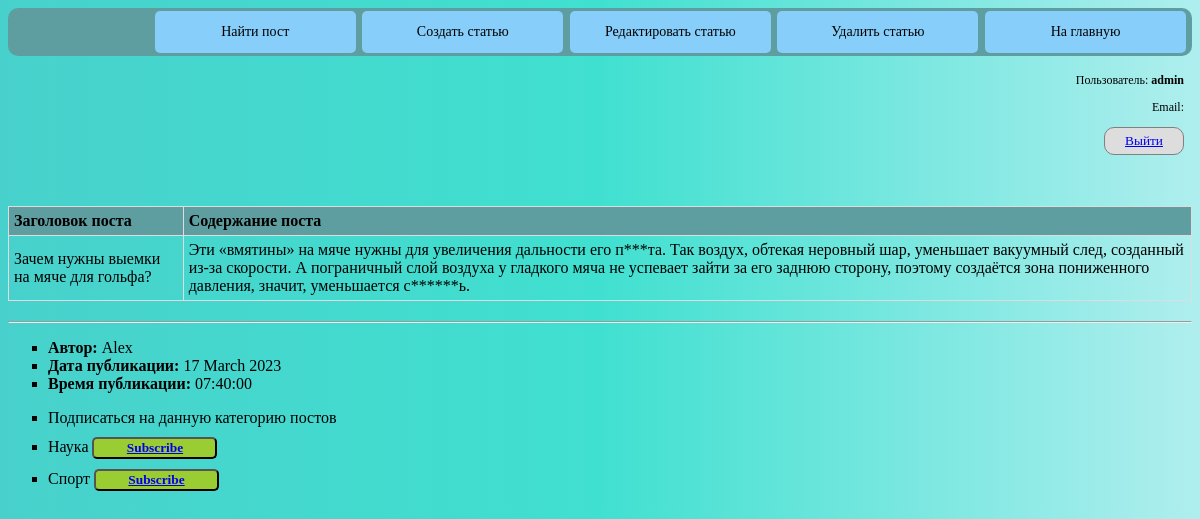
Screenshot of /news/1/ (signed in) with the database file from the repository.
### news_portal/models.py (models this page shows, shortened)
class Post(models.Model):
    article = 'ar'
    news = 'nw'
    SELECT = [
        (article, 'Статья'),
        (news, 'Новость')
    ]
    type_post = models.CharField(max_length=2, choices=SELECT)
    time_post = models.DateTimeField(auto_now_add=True)
    title = models.CharField(max_length=255, default='Заголовок', unique=True)
    text_post = models.TextField(default='текст статьи, новости')
    rating_post = models.IntegerField(default=0)
    author = models.ForeignKey(Author, on_delete=models.CASCADE)
    category = models.ManyToManyField('Category', through='PostCategory')

class Author(models.Model):
    rating_autor = models.IntegerField(default=0)
    user = models.OneToOneField(User, on_delete=models.CASCADE)
    def __str__(self):
        return f'{self.user}'

class Category(models.Model):
    name_category = models.CharField(max_length=255, unique=True)
    def __str__(self):
        return f'{self.name_category}'

### news_portal/views.py (the view)
# urls.py: path('<int:pk>/', PostDetail.as_view(), name='detail'),
class PostDetail(DetailView):
    model = Post
    template_name = 'post.html'
    context_object_name = 'post'
    def get_context_data(self, *, object_list=None, **kwargs):
        context = super().get_context_data(**kwargs)
        if not self.request.user.is_staff:
            context['is_not_author'] = not self.request.user.groups.filter(name='authors').exists()
        if self.request.user.is_authenticated:
            if Subscribers.objects.filter(email=self.request.user.email).exists():
                subscriber = Subscribers.objects.get(email=self.request.user.email)
                subscriber_category = SubscriberToCategory.objects.filter(subscriber=subscriber).values('category')
                context['subscriber_category'] = [i['category'] for i in subscriber_category]
            context['is_not_subscriber'] = not Subscribers.objects.filter(email=self.request.user.email).exists()
        return context
    def get_object(self, queryset=None):
        obj = cache.get(f'post-{self.kwargs["pk"]}', None)  # ищем в кеше значение под собственно-созданным ключом
        if not obj:
            obj = super().get_object(queryset=self.queryset)
            cache.set(f'post-{self.kwargs["pk"]}', obj)  # поле kwargs достаем из объекта self
        return obj

### news_portal/templatetags/custom_filters.py (called while the page is built)
@register.filter()
def filter_words(value):
    for i in range(len(bad_words)):
        if bad_words[i] in value:
            lo = bad_words[i].replace(bad_words[i][1:-1], '*' * len(bad_words[i][1:-1]))
            text = value.replace(bad_words[i], lo)
            ti = bad_words[i].title().replace(bad_words[i].title()[1:-1], '*' * len(bad_words[i].title()[1:-1]))
            text = text.replace(bad_words[i].title(), ti)
            up = bad_words[i].upper().replace(bad_words[i].upper()[1:-1], '*' * len(bad_words[i].upper()[1:-1]))
            text = text.replace(bad_words[i].upper(), up)
            value = text
    return value

### templates/post.html (shortened to what this page needs)
{% extends 'flatpages/default.html' %}
{% load custom_filters %}
{% block content %}
    <div class="header header_link">
        <ul>
            <li><a href="{% url 'search' %}">Найти пост</a></li>
            {% if post.type_post == 'nw' %}
                <li><a href="{% url 'create_news' %}">Создать новость</a></li>
                <li><a href="{% url 'update_news' pk=post.pk %}">Редактировать новость</a></li>
                <li><a href="{% url 'delete_news' pk=post.pk %}">Удалить новость</a></li>
            {% elif post.type_post == 'ar' %}
                <li><a href="{% url 'create_article' %}">Создать статью</a></li>
                <li><a href="{% url 'update_article' pk=post.pk %}">Редактировать статью</a></li>
                <li><a href="{% url 'delete_article' pk=post.pk%}">Удалить статью</a></li>
            {% endif %}
            <li><a href="{% url 'list' %}">На главную</a></li>
        </ul>
    </div>
    <div class="info_user_div_detail">
        {% if request.user.is_authenticated %}
            <p>Пользователь: <b>{{ request.user.username }}</b></p>
            <p>Email: <b>{{ request.user.email }}</b></p>
            <button class="button_reg"><a href="{% url 'logout' %}">Выйти</a></button>
        {% else %}
            <p><i>Использовать фильтры, редактировать<br> создавать и удалять посты
                могут только<br> зарегистрированные пользователи!</i></p>
            <button class="button_reg"><a href="{% url 'login' %}">Войти</a></button>
        {% endif %}
    </div>
    <div class="padd">
        <table class="table list">
            <tr>
                <th>Заголовок поста</th>
                <th>Содержание поста</th>
            </tr>
            <tr>
                <td>{{ post.title }}</td>
                <td>{{ post.text_post|filter_words }}</td>
            </tr>
        </table>
        <hr>
        <ul class="list post_ul">
            <li><b>Автор:</b> {{ post.author }}</li>
            <li><b>Дата публикации:</b> {{ post.time_post|date:'d F Y' }}</li>
            <li><b>Время публикации:</b> {{ post.time_post|time:'H:i:s' }}</li>
        </ul>
        {% if user.is_authenticated %}
            <ul class="list post_ul">
                <li>Подписаться на данную категорию постов </li>
                {% for cat in post.category.all %}
                    <li class="list_category">
                        {{ cat }}
                        {% if cat.id not in subscriber_category or is_not_subscriber %}
                            <button class="subscribe_button"><a href="{% url 'detail' pk=post.pk %}subscribe/{{ cat.pk }}">Subscribe</a></button>
                        {% else %}
                            <button class="subscribe_button"><a href="{% url 'detail' pk=post.pk %}delete_subscribe/{{ cat.pk }}">Unsubscribe</a></button>
                            <i class="subscribe_text"><small> Вы подписаны! </small></i>
                        {% endif %}
                    </li>
                {% endfor %}
            </ul>
        {% endif %}
    </div>
{% endblock content %}

### web_style/static/css/style.css (style rules this page uses)
body { background: linear-gradient( to right, #48D1CC, #40E0D0, #AFEEEE ) }
.header { background-color: #5F9EA0; padding: 1px; border-radius: 10px; text-align: right; }
.header_link ul { padding: 0; width: 100%; margin-bottom: 2px; margin-top: 2px; }
.header_link li { display: inline; margin-right: 5px; margin-left: -1.2%; }
.header_link a { outline: none; text-decoration: none; display: inline-block; width: 17%; margin-right: 1%; text-align: center; line-height: 3; color: black; border-radius: 5px; font-size: 14px; }
.header_link li:last-child a { margin-right: 0; }
.header_link a:link, a:visited, a:focus { background: lightskyblue; }
.list { text-align: left; }
.post_ul { list-style-type: square; }
.padd { padding-top: 20px; margin-top: 80px; }
.table { width: 100%; margin-bottom: 20px; border: 1px solid #dddddd; border-collapse: collapse; margin-top: 50px; }
.table th { font-weight: bold; padding: 5px; background: #5F9EA0; border: 1px solid #dddddd; }
.table td { border: 1px solid #dddddd; padding: 5px; }
.list_category { padding-top: 10px; }
.info_user_div_detail { text-align: right; font-size: 12px; width: 98%; text-align: right; border: solid 0px gray; border-radius: 5px; position: absolute; margin-top: 5px; }
.button_reg { background: #dddddd; padding: 5px; border: solid 1px gray; border-radius: 10px; width: 80px; font-family: Cambria; }
.subscribe_button { background-color: yellowgreen; font-weight: bold; border-radius: 5px; width: 125px; font-family: Cambria; }

### rows the page displays
Post: title "Зачем нужны выемки на мяче для гольфа?", text_post|filter_words "Эти «вмятины» на мяче нужны для увеличения дальности его п***та. Так воздух, обтекая неровный шар, уменьшает вакуумный след, созданный из-за скорости. А пограничный слой воздуха у гладкого мяча не успевает зайти за его заднюю сторону, поэтому создаётся зона пониженного давления, значит, уменьшается с******ь.", author "Alex", time_post "17 March 2023", time_post "07:40:00"
Category: name_category "Наука"
Category: name_category "Спорт"

### other values shown
{{ request.user.username }} "admin"
